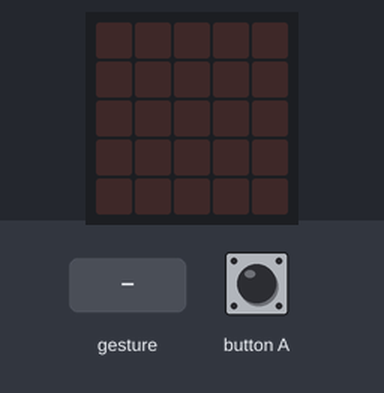
The program below on a simulated BBC micro:bit (MakeCode). Parts: the board's 5×5 LED display. The test bench sets the inputs (shaded band). Random numbers come from a fixed seed; a tilt is held for 1.5 s and a shake lasts 1 s, then the board lies face up again.

Above: at 1.2 s.
1.3 s: gesture 'shake'
At 2.2 s:
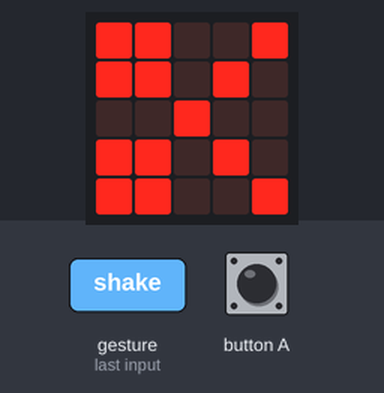
3.0 s: button A pressed for 0.15 s
At 4.1 s:
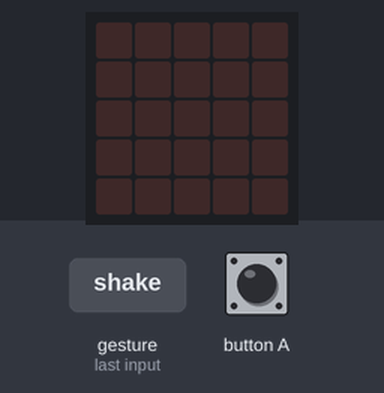
4.6 s: gesture 'shake'
At 5.9 s:
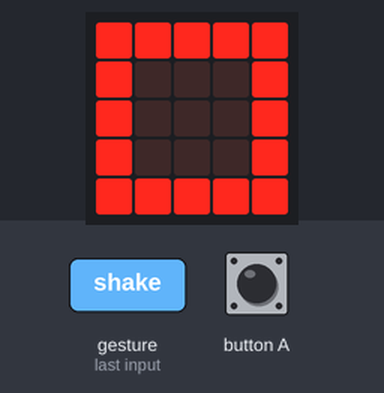
Timing chart, 0 to 7.6 s (numbered marks = the images above; inputs shaded):
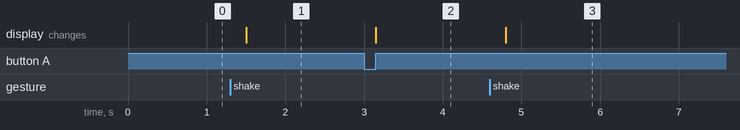

Measured:
- after the input at 1.3 s, the display: changes after 0.20 s (image 1)
- after the input at 3.0 s, the display: changes after 0.15 s (image 2)
- after the input at 4.6 s, the display: changes after 0.20 s (image 3)

The program:

SchereSteinPapierBasic.py
```python
zufall = 0

def on_button_pressed_a():
    basic.clear_screen()
input.on_button_pressed(Button.A, on_button_pressed_a)

def on_gesture_shake():
    global zufall
    zufall = randint(1, 3)
    if zufall == 1:
        basic.show_leds("""
            # # . . #
            # # . # .
            . . # . .
            # # . # .
            # # . . #
            """)
    elif zufall == 2:
        basic.show_leds("""
            . . . . .
            . # # # .
            . # # # .
            . # # # .
            . . . . .
            """)
    elif zufall == 3:
        basic.show_leds("""
            # # # # #
            # . . . #
            # . . . #
            # . . . #
            # # # # #
            """)
input.on_gesture(Gesture.SHAKE, on_gesture_shake)
```
